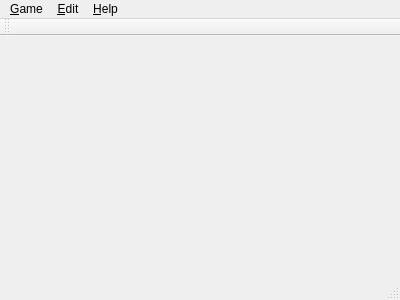
<?xml version="1.0" encoding="UTF-8"?>
<ui version="4.0">
 <class>gameboard</class>
 <widget class="QMainWindow" name="gameboard">
  <property name="geometry">
   <rect>
    <x>0</x>
    <y>0</y>
    <width>400</width>
    <height>300</height>
   </rect>
  </property>
  <property name="windowTitle">
   <string>gameboard</string>
  </property>
  <widget class="QWidget" name="centralWidget"/>
  <widget class="QMenuBar" name="menuBar">
   <property name="geometry">
    <rect>
     <x>0</x>
     <y>0</y>
     <width>400</width>
     <height>21</height>
    </rect>
   </property>
   <widget class="QMenu" name="menu_Game">
    <property name="title">
     <string>&amp;Game</string>
    </property>
    <widget class="QMenu" name="menu_New">
     <property name="title">
      <string>&amp;New</string>
     </property>
     <addaction name="action_Klondike"/>
     <addaction name="action_Freecell"/>
    </widget>
    <addaction name="menu_New"/>
    <addaction name="action_Redeal"/>
    <addaction name="action_Playoff"/>
    <addaction name="actionPreference_s"/>
   </widget>
   <widget class="QMenu" name="menu_Edit">
    <property name="title">
     <string>&amp;Edit</string>
    </property>
    <addaction name="action_Undo"/>
   </widget>
   <widget class="QMenu" name="menu_Help">
    <property name="title">
     <string>&amp;Help</string>
    </property>
    <addaction name="actionRu_les"/>
    <addaction name="action_About"/>
   </widget>
   <addaction name="menu_Game"/>
   <addaction name="menu_Edit"/>
   <addaction name="menu_Help"/>
  </widget>
  <widget class="QToolBar" name="mainToolBar">
   <attribute name="toolBarArea">
    <enum>TopToolBarArea</enum>
   </attribute>
   <attribute name="toolBarBreak">
    <bool>false</bool>
   </attribute>
  </widget>
  <widget class="QStatusBar" name="statusBar"/>
  <action name="action_Klondike">
   <property name="text">
    <string>&amp;Klondike</string>
   </property>
  </action>
  <action name="action_Freecell">
   <property name="text">
    <string>&amp;Freecell</string>
   </property>
  </action>
  <action name="action_Redeal">
   <property name="text">
    <string>&amp;Redeal</string>
   </property>
  </action>
  <action name="action_Playoff">
   <property name="text">
    <string>&amp;Playoff</string>
   </property>
  </action>
  <action name="actionPreference_s">
   <property name="text">
    <string>Preference&amp;s</string>
   </property>
  </action>
  <action name="action_Undo">
   <property name="text">
    <string>&amp;Undo</string>
   </property>
   <property name="shortcut">
    <string>Ctrl+Z</string>
   </property>
  </action>
  <action name="actionRu_les">
   <property name="text">
    <string>Ru&amp;les</string>
   </property>
  </action>
  <action name="action_About">
   <property name="text">
    <string>&amp;About</string>
   </property>
  </action>
 </widget>
 <layoutdefault spacing="6" margin="11"/>
 <resources/>
 <connections/>
</ui>
